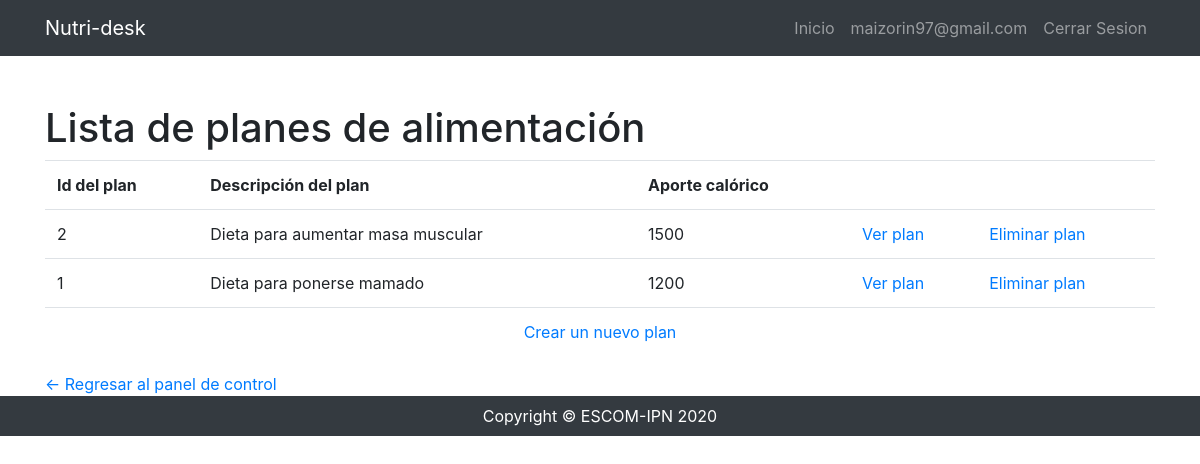
Page /planes/ (signed in) on the committed database.
### planes/models.py (models this page shows, shortened)
class Plan(models.Model):
    idPlan = models.AutoField(primary_key=True, verbose_name="Id Plan")
    idUsuario = models.ForeignKey(User,on_delete=models.CASCADE,verbose_name="Id Usuario")
    descripcion = models.CharField(verbose_name="Descripción", max_length=500)
    calorias = models.IntegerField(verbose_name="Calorías")
    class Meta:
        ordering = ('-idUsuario',)
        verbose_name_plural = "Planes"

### planes/views.py (the view)
# urls.py: path('', views.lista_planes.as_view(), name='planes'),
class lista_planes(ListView):
    template_name = "lista_planes.html"
    model = Plan
    context_object_name = 'lista_planes'

### planes/templates/lista_planes.html (shortened to what this page needs)
{% extends 'base.html' %}
{% load static %}
{% block content %}
<div class="container">
    <div class="row">
      <div class="col-lg-12 text-justify">
        <h1 class="mt-5">Lista de planes de alimentación</h1>
        <table class="table" id="tabla_lista">
          <tr>
            <th>Id del plan</th>
            <th>Descripción del plan</th>
            <th>Aporte calórico</th>
            <th></th>
            <th></th>
          </tr>
          {% for plan in lista_planes %}
          {% if plan.idUsuario.username == user.username%}
          <tr>
            <td>{{ plan.idPlan }}</td>
            <td>{{ plan.descripcion }}</td>
            <td>{{ plan.calorias }}</td>
            <td><a href="#">Ver plan</a></td>
            <td><a href="#">Eliminar plan</a></td>
          </tr>
          {% endif %}
          {% endfor %}
          <tr>
            <td colspan="5"><center><a href="{% url 'generar_plan' %}">Crear un nuevo plan</a></center></td>
          </tr>
        </table>
      </div>
    </div>
    <a href="{% url 'panel' %}"><- Regresar al panel de control</a>
  </div>
{% endblock %}

### core/templates/base.html (shortened to what this page needs)
<!DOCTYPE html>
<html lang="es">
<head>
    {% load static %}
    <link href="{% static 'bootstrap/css/bootstrap.min.css' %}" rel="stylesheet">
</head>
<body>
    <nav class="navbar navbar-expand-lg navbar-dark bg-dark static-top">
        <div class="container">
            <a class="navbar-brand" href="{% url 'index' %}">Nutri-desk</a>
            <div class="collapse navbar-collapse" id="navbarResponsive">
                <ul class="navbar-nav ml-auto">
                    <li class="nav-item {% if request.path == '/' %} active {% endif %}">
                        <a class="nav-link" href="{% url 'index' %}">Inicio
                        </a>
                    </li>
                    {% if user.is_authenticated %}
                    <li class="nav-item">
                        <a class="nav-link" href="{% url 'panel' %}">{{user.username}}</a>
                    </li>
                    <li class="nav-item">
                        <a class="nav-link" href="{% url 'cerrar' %}">Cerrar Sesion</a>
                    </li>
                    {% endif %}
                </ul>
            </div>
        </div>
    </nav>
    {% block content %}{% endblock %}
    <footer class="py-2 bg-dark">
        <div class="container">
            <p class="m-0 text-center text-white">Copyright &copy; ESCOM-IPN 2020</p>
        </div>
    </footer>
</body>
</html>

### rows in the picture
Plan: idPlan "2", descripcion "Dieta para aumentar masa muscular", calorias "1500"
Plan: idPlan "1", descripcion "Dieta para ponerse mamado", calorias "1200"

### other values in the picture
{{ user.username }} "maizorin97@gmail.com"
